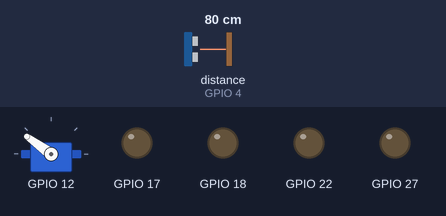
The program below on a simulated Raspberry Pi (BCM pin numbers). On the bench: servo, output pins drawn as LEDs (lit = HIGH). Inputs (shaded band) come from the test bench; at power-on: distance to the obstacle (sensor on GPIO 4) 80 cm. The echo pulse lasts 58.3 µs per cm; random numbers come from a fixed seed; no MQTT or app messages arrive unless stated; servo angles are drawn from the pulse width (0.5 ms = 0°, 2.5 ms = 180°); threads take turns every 2 ms; the clock reads 2024-03-15 10:24:30 at power-on unless the program sets it; what the program prints to the terminal is not drawn.

Above: at 2.99 s.
4.4 s: distance to the obstacle (sensor on GPIO 4) set to 2 cm
At 4.65 s:
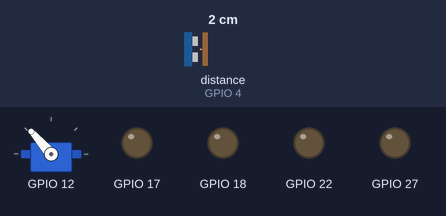
7.4 s: distance to the obstacle (sensor on GPIO 4) set to 60 cm
At 7.42 s:
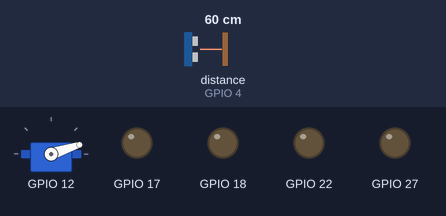
Timing chart, 0 to 16.4 s (numbered marks = the images above; inputs shaded):
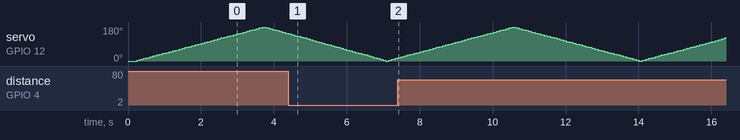

The program:

drive_client.py
```python
"""
drive_client.py — Pi-side autonomous drive client.

Continuously sweeps an ultrasonic sensor on a servo (BCM 12, 50Hz PWM, SG90)
from 0° to 180° and back, publishing each distance reading tagged with the servo
angle to MQTT. Simultaneously subscribes to motor commands and executes them via
four GPIO on/off pins.

Wiring (physical board pin numbers):
  Ultrasonic sensor (Grove single-wire):
    SIG/DATA → Pin 7  (BCM GPIO 4)
    VCC      → Pin 2  (5V)
    GND      → Pin 6  (GND)
  Servo (SG90):
    Signal   → Pin 32 (BCM GPIO 12, hardware PWM)
    VCC      → external 5V
    GND      → common GND

MQTT topics:
  Publish:   robot/{id}/sensor/ultrasonic  {"angle_deg": 45.0, "distance_cm": 82.3, "ts": …}
  Subscribe: robot/{id}/control/motors     {"left": 1, "right": 1}
"""

import argparse
import json
import math
import random
import threading
import time
from dataclasses import dataclass

import paho.mqtt.client as mqtt_client


# ---------------------------------------------------------------------------
# Config
# ---------------------------------------------------------------------------

@dataclass
class DriveClientConfig:
    broker_host: str
    broker_port: int
    robot_id: int
    servo_pin: int
    servo_min_dc: float
    servo_max_dc: float
    servo_freq_hz: float
    sweep_step_deg: float
    sweep_delay_sec: float
    sonar_trigger_pin: int
    sonar_echo_pin: int
    left_fwd_pin: int
    left_bwd_pin: int
    right_fwd_pin: int
    right_bwd_pin: int
    deadman_timeout_sec: float
    mock: bool


def parse_args() -> DriveClientConfig:
    parser = argparse.ArgumentParser(
        description=(
            "Drive client: sweeps an ultrasonic sensor on a servo, publishes "
            "angle-tagged distance readings via MQTT, and executes motor commands."
        )
    )
    parser.add_argument("--broker-host", type=str, default="mit.ethanzhao.us")
    parser.add_argument("--broker-port", type=int, default=1883)
    parser.add_argument("--robot-id", type=int, default=1)

    # Servo
    parser.add_argument("--servo-pin", type=int, default=12,
                        help="BCM GPIO pin for servo signal (hardware PWM).")
    parser.add_argument("--servo-min-dc", type=float, default=2.5,
                        help="Duty cycle for 0° (SG90: 2.5%%).")
    parser.add_argument("--servo-max-dc", type=float, default=12.5,
                        help="Duty cycle for 180° (SG90: 12.5%%).")
    parser.add_argument("--servo-freq-hz", type=float, default=50.0,
                        help="Servo PWM frequency in Hz.")
    parser.add_argument("--sweep-step-deg", type=float, default=5.0,
                        help="Servo angle increment per step (degrees).")
    parser.add_argument("--sweep-delay-sec", type=float, default=0.08,
                        help="Delay between steps (seconds). Must exceed sonar pulse time (~30ms).")

    # Ultrasonic (Grove single-wire sensor)
    # Physical pin 7 = BCM GPIO 4. VCC→pin 2 (5V), GND→pin 6.
    parser.add_argument("--sonar-trigger-pin", type=int, default=4,
                        help="BCM GPIO pin for ultrasonic SIG (Grove single-wire). Physical pin 7.")
    parser.add_argument("--sonar-echo-pin", type=int, default=4,
                        help="BCM GPIO pin for ECHO (same as trigger in single-wire Grove mode).")

    # Motors
    parser.add_argument("--left-fwd-pin", type=int, default=17)
    parser.add_argument("--left-bwd-pin", type=int, default=18)
    parser.add_argument("--right-fwd-pin", type=int, default=27)
    parser.add_argument("--right-bwd-pin", type=int, default=22)

    parser.add_argument("--deadman-timeout-sec", type=float, default=0.5)
    parser.add_argument("--mock", action="store_true",
                        help="Simulate hardware (runs on any machine, no GPIO required).")

    args = parser.parse_args()
    return DriveClientConfig(
        broker_host=args.broker_host,
        broker_port=args.broker_port,
        robot_id=args.robot_id,
        servo_pin=args.servo_pin,
        servo_min_dc=args.servo_min_dc,
        servo_max_dc=args.servo_max_dc,
        servo_freq_hz=args.servo_freq_hz,
        sweep_step_deg=args.sweep_step_deg,
        sweep_delay_sec=args.sweep_delay_sec,
        sonar_trigger_pin=args.sonar_trigger_pin,
        sonar_echo_pin=args.sonar_echo_pin,
        left_fwd_pin=args.left_fwd_pin,
        left_bwd_pin=args.left_bwd_pin,
        right_fwd_pin=args.right_fwd_pin,
        right_bwd_pin=args.right_bwd_pin,
        deadman_timeout_sec=args.deadman_timeout_sec,
        mock=args.mock,
    )


# ---------------------------------------------------------------------------
# Servo controller
# ---------------------------------------------------------------------------

class ServoController:
    """Controls a standard PWM servo via a single GPIO pin."""

    def __init__(
        self,
        pin: int,
        freq_hz: float,
        min_dc: float,
        max_dc: float,
        mock: bool = False,
    ) -> None:
        self._pin = pin
        self._min_dc = min_dc
        self._max_dc = max_dc
        self._mock = mock
        self._pwm = None

        if not mock:
            import RPi.GPIO as GPIO  # type: ignore
            self._gpio = GPIO
            # GPIO.setmode(BCM) is called once in run() before this constructor
            GPIO.setup(pin, GPIO.OUT)
            self._pwm = GPIO.PWM(pin, freq_hz)
            self._pwm.start(min_dc)  # start at 0°

    def set_angle(self, angle_deg: float) -> None:
        """Move servo to angle_deg [-20, 180]. Maps -20°→min_dc, 180°→max_dc."""
        angle_deg = max(-20.0, min(180.0, angle_deg))
        dc = self._min_dc + ((angle_deg + 20.0) / 200.0) * (self._max_dc - self._min_dc)
        if self._mock:
            return  # no-op in mock mode
        self._pwm.ChangeDutyCycle(dc)

    def cleanup(self) -> None:
        if not self._mock and self._pwm is not None:
            self._pwm.stop()
            self._gpio.cleanup(self._pin)


# ---------------------------------------------------------------------------
# Motor controller
# ---------------------------------------------------------------------------

class MotorController:
    """Controls two motors via four GPIO on/off output pins."""

    def __init__(
        self,
        left_fwd: int,
        left_bwd: int,
        right_fwd: int,
        right_bwd: int,
        mock: bool = False,
    ) -> None:
        self._pins = {
            "left_fwd": left_fwd,
            "left_bwd": left_bwd,
            "right_fwd": right_fwd,
            "right_bwd": right_bwd,
        }
        self._mock = mock
        self._lock = threading.Lock()

        if not mock:
            import RPi.GPIO as GPIO  # type: ignore
            self._gpio = GPIO
            # GPIO.setmode(BCM) already called in run()
            for pin in self._pins.values():
                GPIO.setup(pin, GPIO.OUT)
                GPIO.output(pin, False)

    def set(self, left: int, right: int) -> None:
        left = max(-1, min(1, int(left)))
        right = max(-1, min(1, int(right)))
        with self._lock:
            if self._mock:
                print(f"[MOCK MOTORS] left={left}  right={right}")
                return
            GPIO = self._gpio
            GPIO.output(self._pins["left_fwd"],  left == 1)
            GPIO.output(self._pins["left_bwd"],  left == -1)
            GPIO.output(self._pins["right_fwd"], right == 1)
            GPIO.output(self._pins["right_bwd"], right == -1)

    def stop(self) -> None:
        self.set(0, 0)

    def cleanup(self) -> None:
        if not self._mock:
            for pin in self._pins.values():
                self._gpio.cleanup(pin)


# ---------------------------------------------------------------------------
# Deadman switch
# ---------------------------------------------------------------------------

class DeadmanSwitch:
    """Stops the motors if no motor command is received within timeout_sec."""

    def __init__(self, motors: MotorController, timeout_sec: float) -> None:
        self._motors = motors
        self._timeout = timeout_sec
        self._last_cmd_ts = time.monotonic()
        self._thread = threading.Thread(target=self._loop, daemon=True)

    def start(self) -> None:
        self._thread.start()

    def feed(self) -> None:
        self._last_cmd_ts = time.monotonic()

    def _loop(self) -> None:
        while True:
            time.sleep(0.05)
            if time.monotonic() - self._last_cmd_ts > self._timeout:
                self._motors.stop()


# ---------------------------------------------------------------------------
# Ultrasonic sensor — single-wire Grove mode
#
# Wiring: SIG → BCM 4 (physical pin 7), VCC → pin 2 (5V), GND → pin 6.
#
# Protocol: the Grove single-wire sensor uses one pin for both trigger and
# echo.  Pull it LOW briefly, pulse HIGH for 10µs to trigger, then switch
# the pin to INPUT and time the HIGH pulse that comes back.
#
# CRITICAL: do NOT call GPIO.cleanup() globally here — that would destroy
# the servo PWM object on BCM 12.  The sonar pin is set up once in
# setup_ultrasonic_pin() and reused across every reading.
# ---------------------------------------------------------------------------

def setup_ultrasonic_pin(trigger_pin: int) -> None:
    """
    One-time GPIO setup for the sonar pin.
    Call this after GPIO.setmode(BCM) and before the sweep loop starts.
    The pin starts in OUTPUT mode (idle LOW).
    """
    import RPi.GPIO as GPIO  # type: ignore
    GPIO.setup(trigger_pin, GPIO.OUT)
    GPIO.output(trigger_pin, False)
    time.sleep(0.01)  # let pin settle


def _measure_ultrasonic_distance_cm(trigger_pin: int) -> float | None:
    """
    Measure distance using single-wire Grove ultrasonic sensor on trigger_pin.
    Returns distance in cm, or None if no echo received within timeout.

    Does NOT call GPIO.cleanup() — the pin is reused across readings.
    The caller is responsible for setting up the pin once via setup_ultrasonic_pin().
    """
    import RPi.GPIO as GPIO  # type: ignore

    pulse_timeout_sec = 0.03
    speed_of_sound_cm_per_sec = 34300.0

    # Trigger: drive LOW→HIGH→LOW
    GPIO.setup(trigger_pin, GPIO.OUT)
    GPIO.output(trigger_pin, False)
    time.sleep(0.002)           # 2ms pre-settle

    GPIO.output(trigger_pin, True)
    time.sleep(0.00001)         # 10µs trigger pulse
    GPIO.output(trigger_pin, False)

    # Switch to input and time the echo pulse
    GPIO.setup(trigger_pin, GPIO.IN)

    wait_start = time.perf_counter()
    while GPIO.input(trigger_pin) == 0:
        if time.perf_counter() - wait_start > pulse_timeout_sec:
            return None         # no echo start
    pulse_start = time.perf_counter()

    while GPIO.input(trigger_pin) == 1:
        if time.perf_counter() - pulse_start > pulse_timeout_sec:
            return None         # echo pulse too long (out of range)
    pulse_end = time.perf_counter()

    return ((pulse_end - pulse_start) * speed_of_sound_cm_per_sec) / 2.0


def _mock_ultrasonic_distance_cm(angle_deg: float) -> float:
    """
    Simulate a non-uniform room: closer walls to the sides, open forward.
    angle_deg: -20=right, 80=forward, 180=left.
    """
    # Convert to radians centered at forward (80° = 0 rad offset)
    rad = math.radians(angle_deg - 80.0)
    # Ellipse-ish room: 3m forward, 1m to sides
    a = 3.0  # meters forward/backward
    b = 1.0  # meters left/right
    # Parametric ray distance to ellipse wall
    cos_a = math.cos(rad)
    sin_a = math.sin(rad)
    if abs(cos_a) < 1e-9 and abs(sin_a) < 1e-9:
        return 200.0
    # Distance to ellipse: r = ab / sqrt((b*cos)^2 + (a*sin)^2)
    denom = math.sqrt((b * cos_a) ** 2 + (a * sin_a) ** 2)
    dist_m = (a * b) / denom if denom > 0 else 4.0
    dist_cm = dist_m * 100.0
    # Add small noise
    return round(max(5.0, dist_cm + random.uniform(-3.0, 3.0)), 1)


# ---------------------------------------------------------------------------
# Servo sweep loop (runs in main thread)
# ---------------------------------------------------------------------------

def servo_sweep_loop(
    config: DriveClientConfig,
    servo: ServoController,
    client: mqtt_client.Client,
    sensor_topic: str,
) -> None:
    """
    Continuously oscillates the servo from -20° to 180° and back.
    At each step: positions servo, waits for it to settle, measures distance,
    publishes the angle-tagged reading to MQTT.
    """
    current_angle = -20.0
    direction = 1  # +1 = sweeping toward 180°, -1 = sweeping toward -20°

    while True:
        servo.set_angle(current_angle)
        time.sleep(config.sweep_delay_sec)

        if config.mock:
            dist = _mock_ultrasonic_distance_cm(current_angle)
        else:
            dist = _measure_ultrasonic_distance_cm(config.sonar_trigger_pin)

        if dist is not None:
            payload = json.dumps({
                "angle_deg": round(current_angle, 1),
                "distance_cm": round(dist, 1),
                "ts": time.time(),
            })
            client.publish(sensor_topic, payload)
            if config.mock:
                print(f"[sensor] angle={current_angle:.0f}°  dist={dist:.1f}cm")

        # Advance angle
        current_angle += direction * config.sweep_step_deg
        if current_angle >= 180.0:
            current_angle = 180.0
            direction = -1
        elif current_angle <= -20.0:
            current_angle = -20.0
            direction = 1


# ---------------------------------------------------------------------------
# Main
# ---------------------------------------------------------------------------

def run(config: DriveClientConfig) -> None:
    # GPIO.setmode must be called exactly once before any GPIO setup
    if not config.mock:
        import RPi.GPIO as GPIO  # type: ignore
        GPIO.setmode(GPIO.BCM)
        setup_ultrasonic_pin(config.sonar_trigger_pin)  # one-time pin init

    servo = ServoController(
        pin=config.servo_pin,
        freq_hz=config.servo_freq_hz,
        min_dc=config.servo_min_dc,
        max_dc=config.servo_max_dc,
        mock=config.mock,
    )
    motors = MotorController(
        left_fwd=config.left_fwd_pin,
        left_bwd=config.left_bwd_pin,
        right_fwd=config.right_fwd_pin,
        right_bwd=config.right_bwd_pin,
        mock=config.mock,
    )
    deadman = DeadmanSwitch(motors, config.deadman_timeout_sec)

    motor_topic  = f"robot/{config.robot_id}/control/motors"
    sensor_topic = f"robot/{config.robot_id}/sensor/ultrasonic"

    client = mqtt_client.Client()

    def on_connect(c, userdata, flags, rc):
        print(f"[MQTT] connected to {config.broker_host}:{config.broker_port} (rc={rc})")
        c.subscribe(motor_topic)
        print(f"[MQTT] subscribed to {motor_topic}")

    def on_message(c, userdata, msg):
        try:
            data = json.loads(msg.payload.decode())
            left = int(data["left"])
            right = int(data["right"])
            motors.set(left, right)
            deadman.feed()
        except Exception as exc:
            print(f"[MQTT] bad motor command: {exc}")

    client.on_connect = on_connect
    client.on_message = on_message
    client.connect(config.broker_host, config.broker_port)
    client.loop_start()
    deadman.start()

    print(f"Sensor topic  : {sensor_topic}")
    print(f"Motor topic   : {motor_topic}")
    print(f"Servo pin     : BCM {config.servo_pin} (physical pin 32)  sweep {config.sweep_step_deg}°/step  {config.sweep_delay_sec*1000:.0f}ms/step")
    print(f"Sonar pin     : BCM {config.sonar_trigger_pin} (physical pin 7)  VCC→pin2  GND→pin6")
    print(f"Deadman       : {config.deadman_timeout_sec}s")
    if config.mock:
        print("Mode: MOCK (simulating servo + sensor, no GPIO)")
    print("Press Ctrl+C to stop.\n")

    try:
        servo_sweep_loop(config, servo, client, sensor_topic)
    except KeyboardInterrupt:
        print("\n[drive_client] shutting down...")
    finally:
        motors.stop()
        servo.cleanup()
        motors.cleanup()
        if not config.mock:
            import RPi.GPIO as GPIO  # type: ignore
            GPIO.cleanup(config.sonar_trigger_pin)
        client.loop_stop()
        client.disconnect()


if __name__ == "__main__":
    run(parse_args())
```
